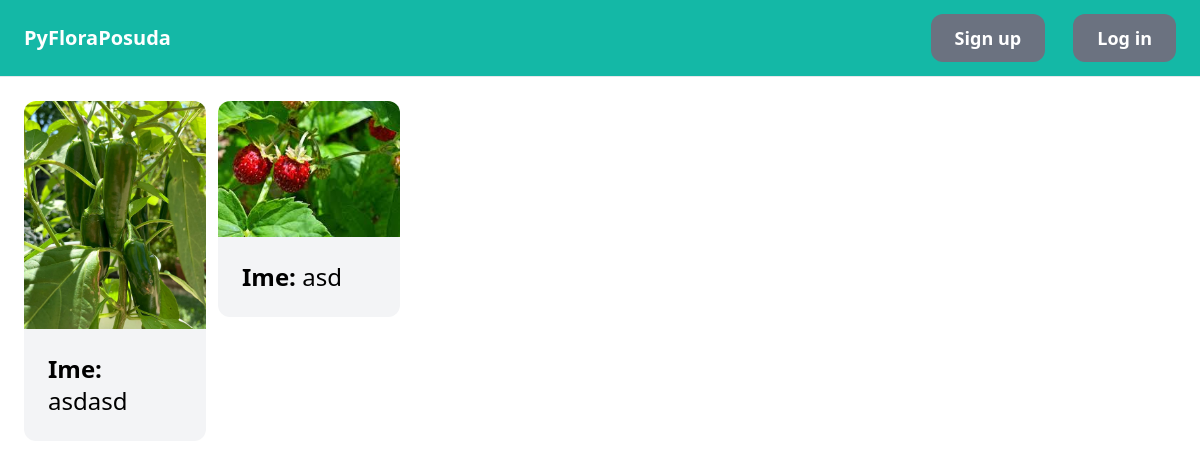
Before: / with the older database file.
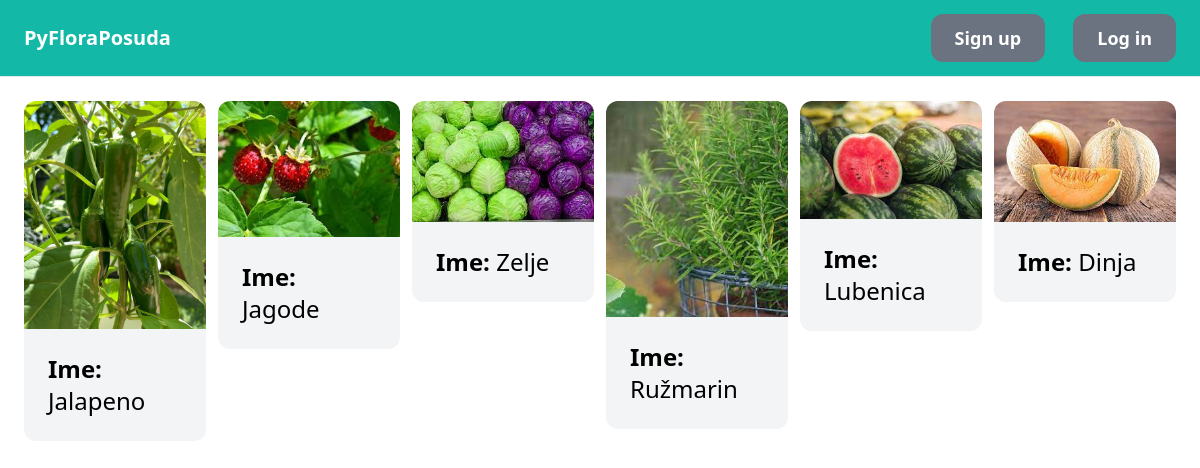
After: the same page with the newer database file.
### plant/models.py (models this page shows, shortened)
class Plant(models.Model):
    name = models.CharField(max_length=255)
    image = models.ImageField(upload_to='plant_images')
    humidity = models.CharField(max_length=255)
    brightness = models.CharField(max_length=255)
    temperature = models.CharField(max_length=255)
    substrate = models.CharField(max_length=255)

### core/views.py (the view)
# urls.py: path('', views.index, name='index'),
def index(request):
    plants = Plant.objects.all()
    return render(request, 'core/index.html',{
        'plants': plants,
    })

### core/templates/core/index.html
{% extends 'core/base.html' %}
{% block content %}
<div class="pb-6 grid grid-cols-3 gap-4">
    <div class="col-span-3">
        <div class="grid grid-cols-6 gap-3">
            {% for plant in plants %}
                <div>
                    <a href="{% url 'plant:detail' plant.id %}">
                        <column>
                            <div>
                                <img src="{{ plant.image.url }}" class="rounded-t-xl">
                            </div>
                        </column>
                        <column>
                            <div class="p-6 bg-gray-100 rounded-b-xl">
                                <h2 class="text-2xl"><strong>Ime: </strong>{{ plant.name }}</h2>
                            </div>
                        </column>
                    </a>
                </div>
            {% endfor %}
        </div>
    </div>
</div>
{% endblock %}

Changed rows visible on the page:
changed Plant: name "asdasd" → "Jalapeno"
changed Plant: name "asd" → "Jagode"
added Plant: image (picture), name "Zelje"
added Plant: image (picture), name "Ružmarin"
added Plant: image (picture), name "Lubenica"
added Plant: image (picture), name "Dinja"
